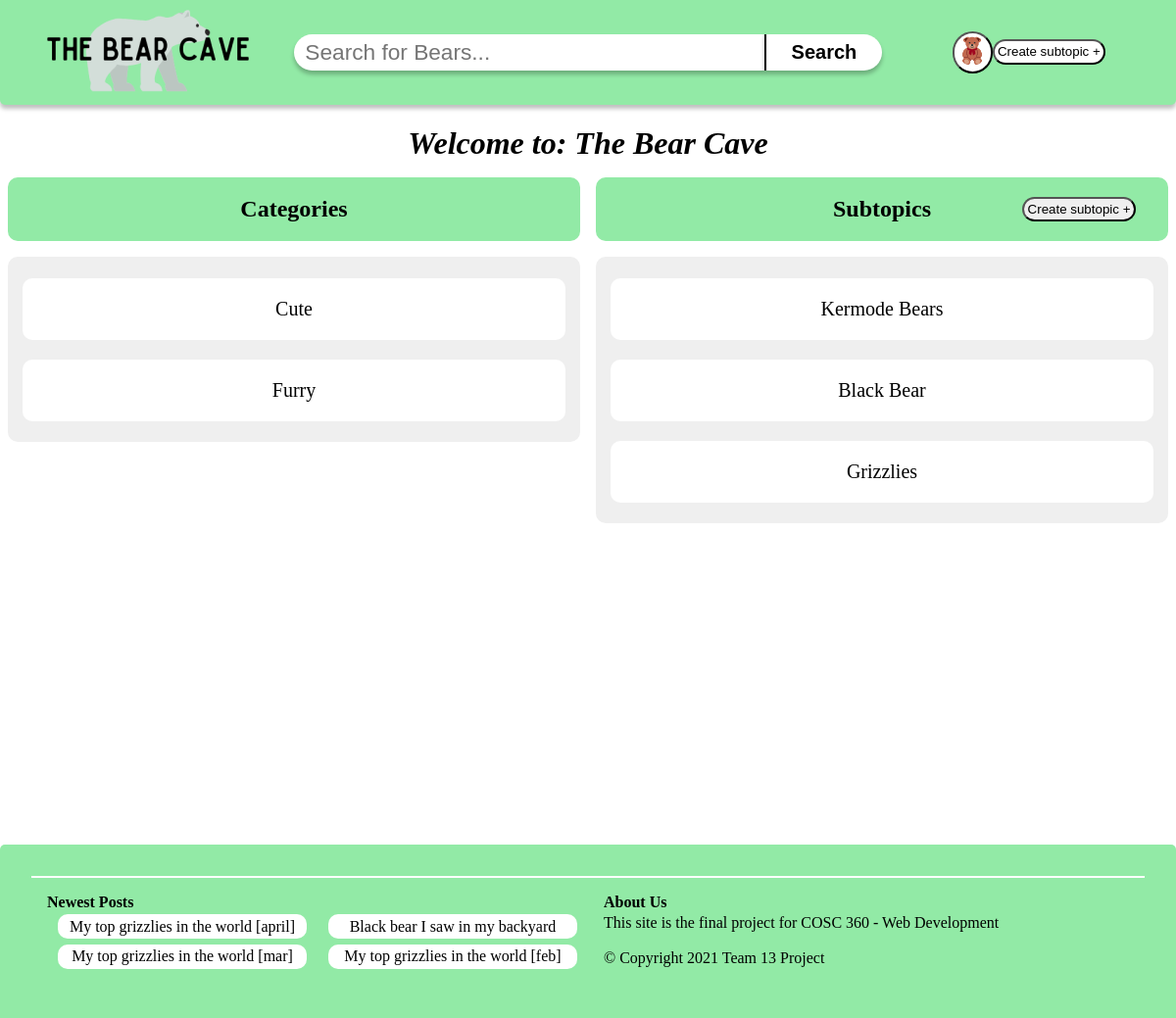
The app's page /html/mainPage.php (signed in) with its own data.
### tables this page shows
CREATE TABLE `users` (
    `username` varchar(255) NOT NULL,
    `firstName` varchar(255) NOT NULL,
    `lastName` varchar(255) NOT NULL,
    `email` varchar(255) NOT NULL,
    `password` varchar(255) NOT NULL,
    `image` varchar(100),
    `disabled` BOOLEAN DEFAULT false,
    UNIQUE (`email`),
    PRIMARY KEY (`username`)
);

CREATE TABLE `subtopic` (
    `title` varchar(20) NOT NULL,
    `date` DATETIME,
    `color` varchar(20),
    `textColor` varchar(20),
    `about` varchar (1000) NOT NULL,
    `category` varchar (255) NOT NULL,
    PRIMARY KEY (`title`),
    FOREIGN KEY (`category`) REFERENCES `category`(`category`)
        ON UPDATE CASCADE ON DELETE CASCADE
);

CREATE TABLE `post` (
    `pid` INT NOT NULL AUTO_INCREMENT,
    `ptitle` varchar(100) NOT NULL,
    `username` varchar(255) NOT NULL,
    `image` varchar(100),
    `link` varchar(100),
    `content` varchar(1000),
    `date` DATETIME,
    `upvotes` INT,
    `downvotes` INT,
    `title` VARCHAR(255) NOT NULL,
    PRIMARY KEY(`pid`),
    FOREIGN KEY (`username`) REFERENCES `users`(`username`)
        ON UPDATE CASCADE ON DELETE CASCADE,
    FOREIGN KEY (`title`) REFERENCES `subtopic`(`title`)
        ON UPDATE CASCADE ON DELETE CASCADE
);

### html/mainPage.php (the view, shortened to what this page needs)
<!DOCTYPE html>
<html lang="en">
<head>
    <link rel="stylesheet" href="../css/mainPage.css">
    <link rel="stylesheet" href="../css/reset.css">
    <?php include 'navBar.php';?>
</head>
<body style="margin-top:5em">
<div id="subtopic-title"><i><b>Welcome to: The Bear Cave</b></i></div>
<div class="columns">
    <div class="grid-container">
        <div class="grid-header left">
            <h2>Categories</h2>
        </div>
        <div class="grid-entry">
            <?php
                include 'config.php';
                $sql = "SELECT DISTINCT category FROM subtopic LIMIT 10";
                $results = $pdo->query($sql);
                while($row = $results->fetch())
                {
                    echo "<a href=\"searchResultsPage.php?category=".$row["category"]."\">";
                    echo "<div class=\"grid-item\">".$row["category"];
                    echo "</div>";
                    echo "</a>";
                }
            ?>
        </div>
    </div>
    <div class="grid-container">
        <div class="grid-header center">
                <h2>Subtopics</h2>
                <button class="newTopic" onclick="createNewTopic()">Create subtopic +</button>
        </div>
        <div class="grid-entry">
            <?php
                include 'config.php';
                $sql = "SELECT title FROM subtopic LIMIT 10";
                $results = $pdo->query($sql);
                while($row = $results->fetch())
                {
                    echo "<a href=\"subtopics.php?title=".$row["title"]."\">";
                    echo "<div class=\"grid-item\">".$row["title"];
                    echo "</div>";
                    echo "</a>";
                }
            ?>
        </div>
    </div>
</div>
</body>
<?php include 'footer.php'; ?>
</html>

### html/session.php (shortened to what this page needs)
<?php
include 'config.php';
if (isset($_SESSION['user']) && $_SESSION['user'] === "admin"){
    $statement = $pdo->prepare("SELECT image FROM users WHERE username = ?");
    $statement->execute([$_SESSION['user']]);
    $image= $statement->fetchColumn();
    echo "<div class=\"dropdown\"><button onclick=\"profile()\"><img class=\"PP\" src=\"../images/user/".$image."\" alt=\"".$_SESSION['user']."\" width=\"30px\" height=\"30px\" style=\"border-radius:15px\"></button>";
    echo "<div class=\"dropdown-content\"><a href=\"profile.php\">My Account</a><a href=\"findUser.php\">Find User</a><a href=\"logout.php\">Logout</a></div></div>";
}
else if (isset($_SESSION['user']) && $_SESSION['user'] !== "" ) {
    $statement = $pdo->prepare("SELECT image FROM users WHERE username = ?");
    $statement->execute([$_SESSION['user']]);
    $image= $statement->fetchColumn();
    echo "<div class=\"dropdown\"><button onclick=\"profile()\"><img class=\"PP\" src=\"../images/user/".$image."\" alt=\"".$_SESSION['user']."\" width=\"30px\" height=\"30px\" style=\"border-radius:15px\"></button>";
    echo "<div class=\"dropdown-content\"><a href=\"profile.php\">My Account</a><a href=\"logout.php\">Logout</a></div></div>";
}
else {
    echo "<button><a href=\"LoginPage.php\">Login</a></button>";
}
?>

### html/footer.php (shortened to what this page needs)
<link rel="stylesheet" href="../css/footer.css">
<footer>
<div class="footer-related">
      <h2>Newest Posts</h2>
      <?php include 'config.php';
            $sql = "SELECT pid, ptitle FROM post ORDER BY date DESC LIMIT 4";
            $results = $pdo->query($sql);
            echo "<div class=\"footer-entry\">";
            while($row = $results->fetch())
            {
                echo "<a href=\"posts.php?pid=".$row["pid"]."\">";
                echo "<div class=\"footer-item\">".$row["ptitle"];
                echo "</div>";
                echo "</a>";
            }
            echo "</div>";
            $results = null;?>
   </div>
   <div class="footer-section">
        <h2>About Us</h2>
        <div class="footer-section-item">
        <p>This site is the final project for COSC 360 - Web Development </p>
        <br>
        <p>&copy; Copyright 2021 Team 13 Project
        </div>
   </div>
</footer>

### css/mainPage.css (style rules this page uses)
.columns { display: grid; padding-top: 0.5em; grid-template-columns: 50% 50%; }
#subtopic-title { padding-top: 1.5em; text-align: center; font-size: 24pt; }
.grid-container { background-color: white; padding: 0.5em; }
.grid-header { text-align: center; background-color: #92EAA6; border-radius: 10px; padding: 0 1em; height: 65px; font-size: 18pt; }
.left { display: grid; align-items: center; }
.grid-entry { background: #EFEFEF; text-align: center; border-radius: 10px; padding: 0.1em 0; margin-top: 1em; height: auto; width: auto; }
.grid-item { margin: 1em auto 1em auto; width: 95%; font-size: 15pt; border-radius: 10px; padding: 1em 0em 1em 0em; background-color: white; }
a { text-decoration: none; color: black; }
.center { display: grid; align-items: center; grid-template-columns: 25% 50% 25%; }
.center button { outline: none; border-radius: 25px; padding: 0.25em; margin: auto; }

### css/navBar.css (style rules this page uses)
.account button { background-color: white; outline: none; border-radius: 25px; padding: 0.25em; margin: auto; }
.dropdown { position: relative; display: inline-block; vertical-align: middle; }

### css/footer.css (style rules this page uses)
footer { display: grid; margin-top: 20em; grid-template-columns: 50% 50%; height: auto; padding: 2em; background-color: #92EAA6; border-radius: 5px 5px 0 0; }
.footer-related { border-top: solid 2px white; padding-left: 1em; padding-top: 1em; }
.footer-section { border-top: solid 2px white; padding: 1em 0 1em 1em; }
.footer-entry { display: grid; grid-template-columns: 50% 50%; align-items: center; }
.footer-item { margin: 0.2em auto 0.2em auto; padding: 0.2em; width: 90%; text-align: center; font-size: 12pt; border-radius: 10px; background-color: white; }
.footer-section-item { margin: 0.2em auto 0.2em auto; }

### records on screen
users: image (picture)
subtopic: title "Kermode Bears"
subtopic: title "Black Bear"
subtopic: title "Grizzlies"
post: ptitle "My top grizzlies in the world [april]"
post: ptitle "Black bear I saw in my backyard"
post: ptitle "My top grizzlies in the world [mar]"
post: ptitle "My top grizzlies in the world [feb]"

### other values on screen
$row["category"] "Cute"
$row["category"] "Furry"
